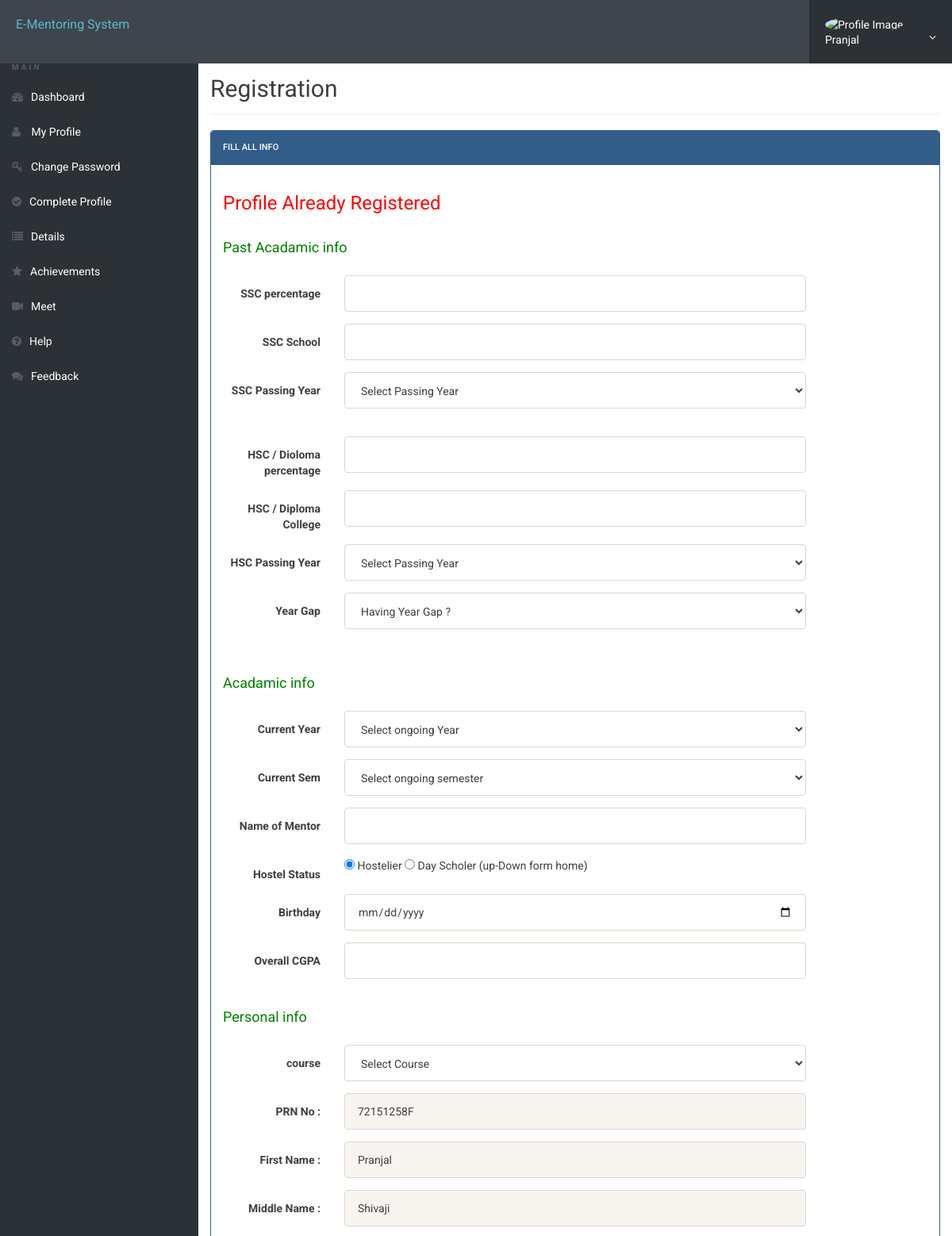
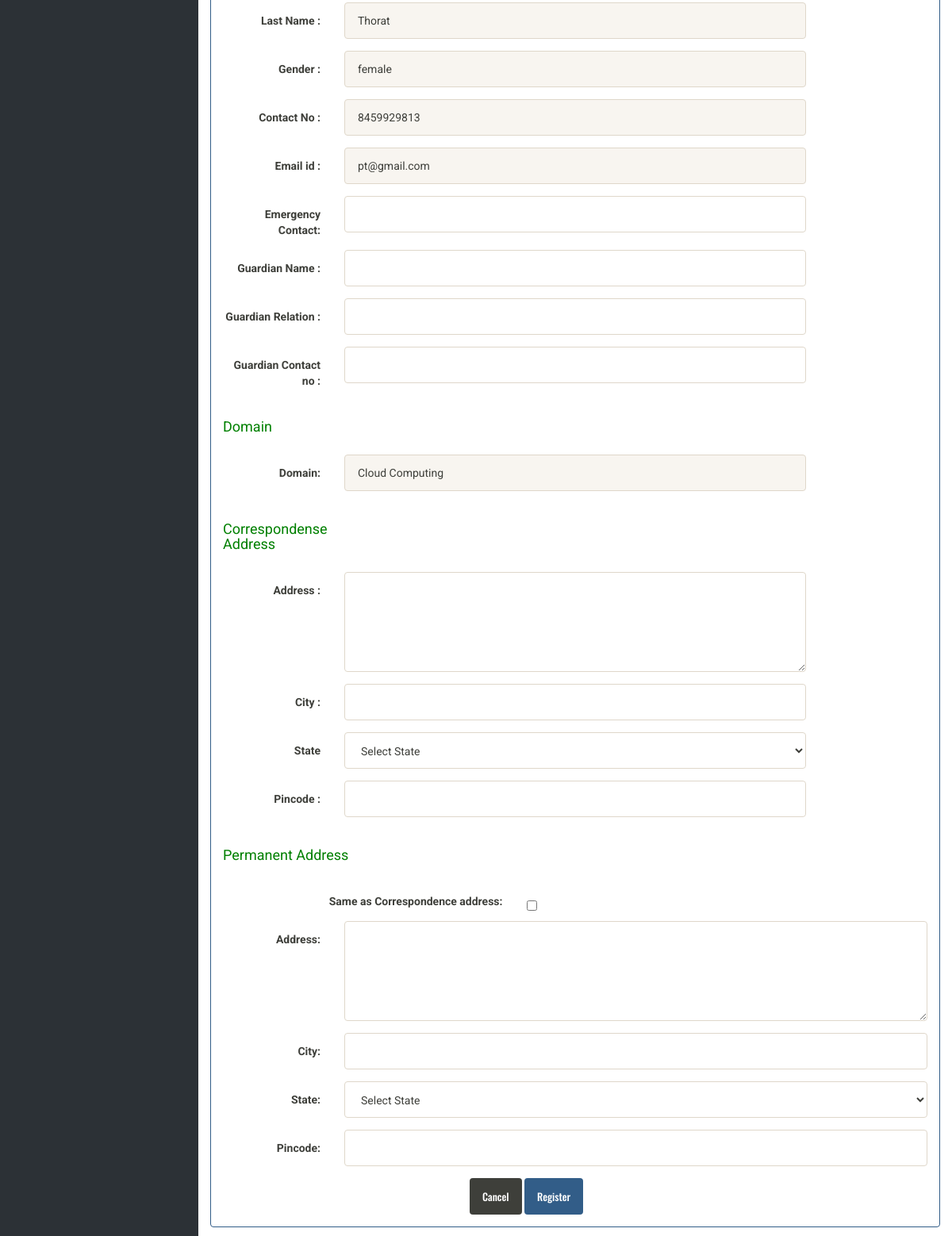
The page /std-registration.php (signed in) on the database its author committed (2 pictures, top to bottom).
### tables this page shows
CREATE TABLE `userregistration` (
  `id` int(11) NOT NULL,
  `profileImage` blob DEFAULT NULL,
  `prnno` varchar(255) NOT NULL,
  `firstName` varchar(255) NOT NULL,
  `middleName` varchar(255) NOT NULL,
  `lastName` varchar(255) NOT NULL,
  `gender` varchar(255) NOT NULL,
  `contactNo` bigint(20) NOT NULL,
  `email` varchar(255) NOT NULL,
  `password` varchar(255) NOT NULL,
  `regDate` timestamp NOT NULL DEFAULT current_timestamp(),
  `updationDate` varchar(45) NOT NULL,
  `passUdateDate` varchar(45) NOT NULL,
  `domain` varchar(255) DEFAULT NULL,
  `mentor_id` int(11) DEFAULT NULL
);

### std-registration.php (the view, shortened to what this page needs)
<!doctype html>
<html lang="en" class="no-js">
<head>
	<link rel="stylesheet" href="css/font-awesome.min.css">
	<link rel="stylesheet" href="css/bootstrap.min.css">
	<link rel="stylesheet" href="css/dataTables.bootstrap.min.css">
	<link rel="stylesheet" href="css/bootstrap-social.css">
	<link rel="stylesheet" href="css/bootstrap-select.css">
	<link rel="stylesheet" href="css/fileinput.min.css">
	<link rel="stylesheet" href="css/awesome-bootstrap-checkbox.css">
	<link rel="stylesheet" href="css/style.css">
</head>
<body>
	<?php include('includes/header.php');?>
	<div class="ts-main-content">
		<?php include('includes/sidebar.php');?>
		<div class="content-wrapper">
			<div class="container-fluid">
				<div class="row">
					<div class="col-md-12">
						<h2 class="page-title custom-heading ">Registration </h2>
						<div class="row">
							<div class="col-md-12">
								<div class="panel panel-primary">
									<div class="panel-heading">Fill all Info</div>
									<div class="panel-body">
										<form method="post" action="" class="form-horizontal">
							<?php
$uid=$_SESSION['login'];
							 $stmt=$mysqli->prepare("SELECT emailid FROM registration WHERE emailid=? ");
				$stmt->bind_param('s',$uid);
				$stmt->execute();
				$stmt -> bind_result($email);
				$rs=$stmt->fetch();
				if($rs)
				{ ?>
			<h3 style="color: red" align="left">Profile Already Registered</h3>
				<?php }
				else{
							echo "";
							}
							?>
<div class="form-group">
<label class="col-sm-4 control-label"><h4 style="color: green" align="left">Past Acadamic info </h4> </label>
</div>
<div class="form-group">
<label class="col-sm-2 control-label">SSC percentage</label>
<div class="col-sm-8">
<input type="text" name="sscper" id="sscper"  class="form-control" >
</div>
</div>
<div class="form-group">
<label class="col-sm-2 control-label">SSC School </label>
<div class="col-sm-8">
<input type="text" name="sscschool" id="sscschool"  class="form-control" >
</div>
</div>
<div class="form-group">
<label class="col-sm-2 control-label">SSC Passing Year</label>
<div class="col-sm-8">
<select name="sscyear" id="sscyear" class="form-control">
<option value="">Select Passing Year</option>
</select>
</div>
</div>
<br>
<div class="form-group">
<label class="col-sm-2 control-label">HSC / Dioloma percentage</label>
<div class="col-sm-8">
<input type="text" name="hscper" id="hscper"  class="form-control" >
</div>
</div>
<div class="form-group">
<label class="col-sm-2 control-label">HSC / Diploma College </label>
<div class="col-sm-8">
<input type="text" name="hsccollege" id="hsccollege"  class="form-control" >
</div>
</div>
<div class="form-group">
<label class="col-sm-2 control-label">HSC Passing Year</label>
<div class="col-sm-8">
<select name="hscyear" id="hscyear" class="form-control">
<option value="">Select Passing Year</option>
</select>
</div>
</div>
<div class="form-group">
<label class="col-sm-2 control-label">Year Gap</label>
<div class="col-sm-8">
<select name="yeargap" id="yeargap" class="form-control">
<option value="">Having Year Gap ?</option>
</select>
</div>
</div>
<br>
<div class="form-group">
<label class="col-sm-4 control-label"><h4 style="color: green" align="left">Acadamic info </h4> </label>
</div>
<div class="form-group">
<label class="col-sm-2 control-label">Current Year</label>
<div class="col-sm-8">
<select name="year" id="year" class="form-control">
<option value="">Select ongoing Year</option>
</select>
</div>
</div>
<div class="form-group">
<label class="col-sm-2 control-label">Current Sem</label>
<div class="col-sm-8">
<select name="sem" id="sem" class="form-control">
<option value="">Select ongoing semester</option>
</select>
</div>
</div>
<div class="form-group">
<label class="col-sm-2 control-label">Name of Mentor</label>
<div class="col-sm-8">
<input type="text" name="mentor" id="mentor"  class="form-control" >
</div>
</div>
<div class="form-group">
<label class="col-sm-2 control-label">Hostel Status</label>
<div class="col-sm-8">
<input type="radio" value="0" name="hostelstatus" checked="checked"> Hostelier
<input type="radio" value="1" name="hostelstatus"> Day Scholer (up-Down form home)
</div>
</div>
<div class="form-group">
<label class="col-sm-2 control-label">Birthday </label>
<div class="col-sm-8">
<input type="date" name="bday" id="bday"  class="form-control" >
</div>
</div>
<div class="form-group">
<label class="col-sm-2 control-label">Overall CGPA</label>
<div class="col-sm-8">
<input type="text" name="cgpa" id="cgpa"  class="result form-control" >
</div>
</div>
<div class="form-group">
<label class="col-sm-2 control-label"><h4 style="color: green" align="left">Personal info </h4> </label>
</div>
<div class="form-group">
<label class="col-sm-2 control-label">course </label>
<div class="col-sm-8">
<select name="course" id="course" class="form-control" required>
<option value="">Select Course</option>
<?php $query ="SELECT * FROM courses";
$stmt2 = $mysqli->prepare($query);
$stmt2->execute();
$res=$stmt2->get_result();
while($row=$res->fetch_object())
{
?>
<option value="<?php echo $row->course_fn;?>"><?php echo $row->course_fn;?>&nbsp;&nbsp;(<?php echo $row->course_sn;?>)</option>
<?php } ?>
</select>
</div>
</div>
<?php
$aid=$_SESSION['id'];
	$ret="select * from userregistration where id=?";
		$stmt= $mysqli->prepare($ret) ;
	 $stmt->bind_param('i',$aid);
	 $stmt->execute() ;
	 $res=$stmt->get_result();
	   if($row=$res->fetch_object())
	  {
	  	?>
<div class="form-group">
<label class="col-sm-2 control-label">PRN No : </label>
<div class="col-sm-8">
<input type="text" name="prnno" id="prnno"  class="form-control" value="<?php echo $row->prnno;?>" readonly >
</div>
</div>
<div class="form-group">
<label class="col-sm-2 control-label">First Name : </label>
<div class="col-sm-8">
<input type="text" name="fname" id="fname"  class="form-control" value="<?php echo $row->firstName;?>" readonly>
</div>
</div>
<div class="form-group">
<label class="col-sm-2 control-label">Middle Name : </label>
<div class="col-sm-8">
<input type="text" name="mname" id="mname"  class="form-control" value="<?php echo $row->middleName;?>"  readonly>
</div>
</div>
<div class="form-group">
<label class="col-sm-2 control-label">Last Name : </label>
<div class="col-sm-8">
<input type="text" name="lname" id="lname"  class="form-control" value="<?php echo $row->lastName;?>" readonly>
</div>
</div>
<div class="form-group">
<label class="col-sm-2 control-label">Gender : </label>
<div class="col-sm-8">
<input type="text" name="gender" value="<?php echo $row->gender;?>" class="form-control" readonly>
</div>
</div>
<div class="form-group">
<label class="col-sm-2 control-label">Contact No : </label>
<div class="col-sm-8">
<input type="text" name="contact" id="contact" value="<?php echo $row->contactNo;?>"  class="form-control" readonly>
</div>
</div>
<div class="form-group">
<label class="col-sm-2 control-label">Email id : </label>
<div class="col-sm-8">
<input type="email" name="email" id="email"  class="form-control" value="<?php echo $row->email;?>"  readonly>
</div>
</div>
<?php } ?>
<div class="form-group">
<label class="col-sm-2 control-label">Emergency Contact: </label>
<div class="col-sm-8">
<input type="text" name="econtact" id="econtact"  class="form-control" required="required">
</div>
</div>
<div class="form-group">
<label class="col-sm-2 control-label">Guardian  Name : </label>
<div class="col-sm-8">
<input type="text" name="gname" id="gname"  class="form-control" required="required">
</div>
</div>
<div class="form-group">
<label class="col-sm-2 control-label">Guardian  Relation : </label>
<div class="col-sm-8">
<input type="text" name="grelation" id="grelation"  class="form-control" required="required">
</div>
</div>
<div class="form-group">
<label class="col-sm-2 control-label">Guardian Contact no : </label>
<div class="col-sm-8">
<input type="text" name="gcontact" id="gcontact"  class="form-control" required="required">
</div>
</div>
<div class="form-group">
<label class="col-sm-3 control-label"><h4 style="color: green" align="left">Domain</h4> </label>
</div>
<div class="form-group">
        <label class="col-sm-2 control-label">Domain: </label>
        <div class="col-sm-8">
            <input type="text" name="domain" id="domain" class="form-control" value="<?php echo $row->domain; ?>" readonly>
        </div>
    </div>
<div class="form-group">
<label class="col-sm-3 control-label"><h4 style="color: green" align="left">Correspondense Address </h4> </label>
</div>
<div class="form-group">
<label class="col-sm-2 control-label">Address : </label>
<div class="col-sm-8">
<textarea  rows="5" name="address"  id="address" class="form-control" required="required"></textarea>
</div>
</div>
<div class="form-group">
<label class="col-sm-2 control-label">City : </label>
<div class="col-sm-8">
<input type="text" name="city" id="city"  class="form-control" required="required">
</div>
</div>
<div class="form-group">
<label class="col-sm-2 control-label">State </label>
<div class="col-sm-8">
<select name="state" id="state"class="form-control" required>
<option value="">Select State</option>
</select> </div>
</div>
<div class="form-group">
<label class="col-sm-2 control-label">Pincode : </label>
<div class="col-sm-8">
<input type="text" name="pincode" id="pincode"  class="form-control" required="required">
</div>
</div>
<div class="form-group">
    <label class="col-sm-3 control-label"><h4 style="color: green" align="left">Permanent Address </h4></label>
</div>
<div class="form-group">
    <label class="col-sm-5 control-label">Same as Correspondence address:</label>
    <div class="col-sm-7">
        <label class="checkbox-inline">
            <input type="checkbox" name="adcheck" value="1">
        </label>
    </div>
</div>
<div class="form-group">
    <label class="col-sm-2 control-label">Address:</label>
    <div class="col-sm-10">
        <textarea rows="5" name="paddress" id="paddress" class="form-control" required="required"></textarea>
    </div>
</div>
<div class="form-group">
    <label class="col-sm-2 control-label">City:</label>
    <div class="col-sm-10">
        <input type="text" name="pcity" id="pcity" class="form-control" required="required">
    </div>
</div>
<div class="form-group">
    <label class="col-sm-2 control-label">State:</label>
    <div class="col-sm-10">
        <select name="pstate" id="pstate" class="form-control" required>
            <option value="">Select State</option>
        </select>
    </div>
</div>
<div class="form-group">
    <label class="col-sm-2 control-label">Pincode:</label>
    <div class="col-sm-10">
        <input type="text" name="ppincode" id="ppincode" class="form-control" required="required">
    </div>
</div>
<div class="col-sm-6 col-sm-offset-4">
<button class="btn btn-default" type="submit">Cancel</button>
<input type="submit" name="submit" Value="Register" class="btn btn-primary">
</div>
</form>
									</div>
									</div>
								</div>
							</div>
						</div>
							</div>
						</div>
					</div>
				</div>
</body>
</html>

### includes/header.php (shortened to what this page needs)
<?php
include('includes/config.php');
if(isset($_SESSION['id'])) {
    $mentee_id = $_SESSION['id'];
    $query = "SELECT profileImage, firstName FROM userregistration WHERE id = ?";
    $stmt = $mysqli->prepare($query);
    $stmt->bind_param('i', $mentee_id);
    $stmt->execute();
    $stmt->bind_result($profileImage, $firstName);
} else {
    $profileImage = "img/user.png";
    $firstName = "";
}
?>
<div class="brand clearfix">
    <a href="#" class="logo" style="font-size:16px;">E-Mentoring System</a>
    <?php if(isset($_SESSION['id'])): ?>
        <ul class="ts-profile-nav">
            <li class="ts-account">
                <a href="#">
                    <img src="<?php echo $profileImage; ?>" class="ts-avatar hidden-side" alt="Profile Image">
                    <?php echo $firstName; ?> <i class="fa fa-angle-down hidden-side"></i>
                </a>
            </li>
        </ul>
    <?php endif; ?>
</div>

### css/style.css (style rules this page uses)
html { font-size: 14px; }
@media only screen and (min-width: 480px) { html { font-size: 17px; } }
@media only screen and (min-width: 768px) { html { font-size: 14px; } }
body { font-size: 1em; }
a { color: #37a6c4; }
.btn { font-family: 'Oswald', sans-serif; }
.panel { overflow: hidden; }
ul, li { margin: 0; padding: 0; list-style: none; }
.btn { text-transform: none; }
.page-title { padding-bottom: 15px; margin-bottom: 20px; border-bottom: 1px solid #f0f0f0; }
.brand { background: #3e454c; position: relative; z-index: 3; position: fixed; width: 100%; top: 0; }
.brand .logo { box-sizing: border-box; padding: 20px; float: left; display: block; width: 200px; }
@media only screen and (min-width: 992px) { .brand .logo { width: 250px; } }
.brand .ts-profile-nav { float: right; display: none; }
.brand .ts-profile-nav li { float: left; position: relative; }
.brand .ts-profile-nav li a { display: block; padding: 20px; color: #fff; }
.brand .ts-profile-nav .ts-account .fa-angle-down { float: right; }
.brand .ts-profile-nav .ts-account > a { width: 180px; background: #2c3136; }
.brand .ts-profile-nav .ts-account .ts-avatar { border-radius: 50%; height: 28px; margin: -10px 0; margin-right: 10px; }
@media only screen and (min-width: 992px) { .brand .ts-profile-nav { display: block; } }
.ts-main-content .content-wrapper { padding-top: 15px; margin-top: 20px; }
@media only screen and (min-width: 992px) { .ts-main-content .content-wrapper { margin-left: 250px; } }

### std-registration.php (style rules this page uses)
.custom-heading { margin-top: 60px; }
.btn { font-size: 13px; }

### rows shown on the page
userregistration: firstName "Pranjal", prnno "72151258F", fname "Pranjal", mname "Shivaji", lname "Thorat", gender "female", contact "8459929813", email "pt@gmail.com", domain "Cloud Computing"
